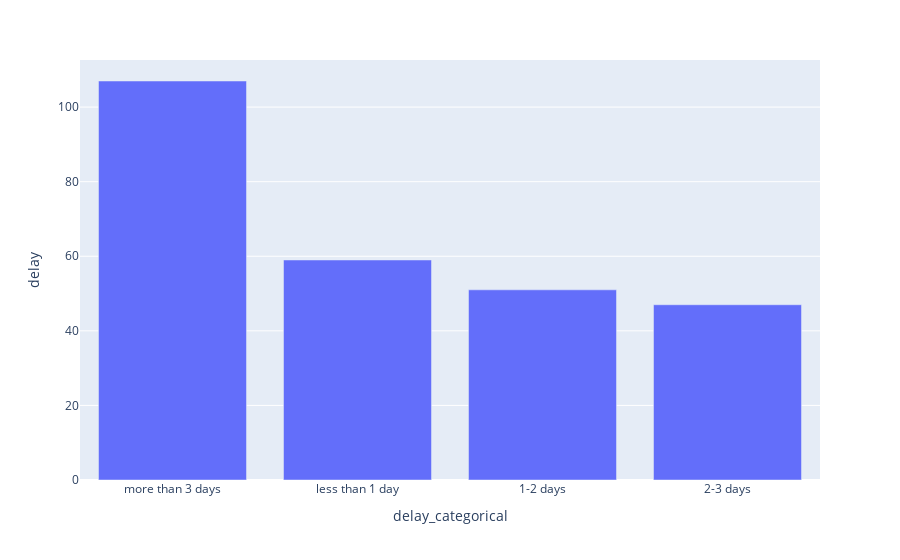

Source (notebook cell):
### Code cell
# Build an interactive barplot with how often trades are delayed
fig = px.bar(delays_by_category, x='delay_categorical', y='delay')
fig.show()

### Figure 1 — Plotly figure (JSON) as saved in the notebook; plotly's stock layout.template omitted (floating-point values rounded to 4 significant figures)
{"data": [{"alignmentgroup": "True", "hovertemplate": "delay_categorical=%{x}<br>delay=%{y}<extra></extra>", "legendgroup": "", "marker": {"color": "#636efa", "pattern": {"shape": ""}}, "name": "", "offsetgroup": "", "orientation": "v", "showlegend": false, "textposition": "auto", "type": "bar", "x": ["more than 3 days", "less than 1 day", "1-2 days", "2-3 days"], "xaxis": "x", "y": [107, 59, 51, 47], "yaxis": "y"}], "layout": {"barmode": "relative", "legend": {"tracegroupgap": 0}, "margin": {"t": 60}, "xaxis": {"anchor": "y", "domain": [0, 1], "title": {"text": "delay_categorical"}}, "yaxis": {"anchor": "x", "domain": [0, 1], "title": {"text": "delay"}}}}
